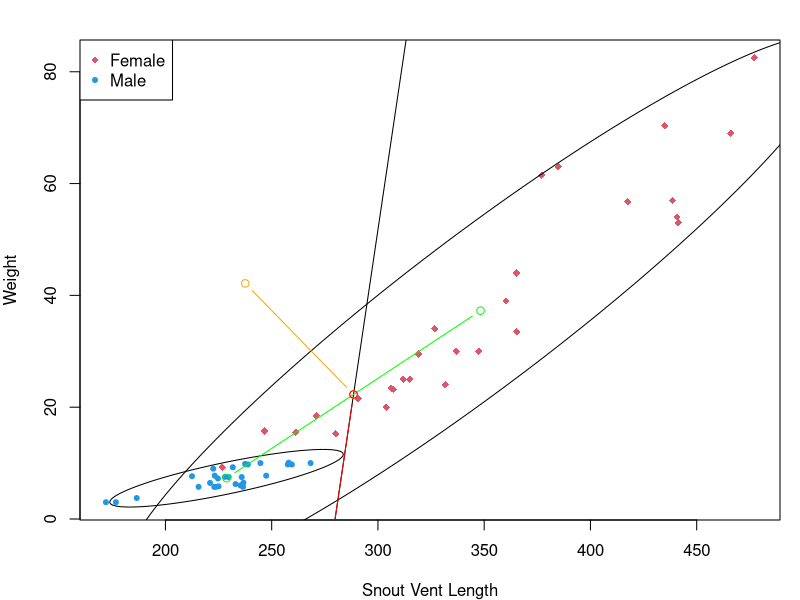

Generate this figure with R:
## ---- chunk 1
knitr::opts_chunk$set(echo = TRUE)
## ---- chunk 2
library(MASS)
options(digits=4)
## ---- chunk 3
#import data
data <- read.table("data/anaconda.dat")

n1 <- 28
n2 <- 28

#set up X
X_1 <- as.matrix(data[1:n1,1:2])
X_2 <- as.matrix(data[(n1+1):(n1+n2),1:2])

names <- c('Snout Vent Length', 'Weight')
colnames(X_1)<- names
colnames(X_2) <- names

r <- length(names)

sampleMean<-function(X, n) {
  Ones <- rep(1,n)
  return (1/n * t(X)%*%Ones)
}

sampleCovariance<-function(X, n, sample_mean) {
  Ones <- rep(1,n)
  return (1/(n-1) * t(X - Ones%*%t(sample_mean))%*%(X - Ones%*%t(sample_mean)))
}
## ---- chunk 4
# Returns true if we reject the Ho: the populations are the same. Returns false if we fail to reject.
hotelling_test<-function(X_1, X_2, alpha=0.05, print=FALSE) {
  n1 <- length(X_1[,1])
  n2 <- length(X_2[,1])
  p <- length(X_1[1,])
  
  # Compute sample mean and S
  x1_sample_mean <- sampleMean(X_1, n1)
  x2_sample_mean <- sampleMean(X_2, n2)
  S1 <- sampleCovariance(X_1, n1, x1_sample_mean)
  S2 <- sampleCovariance(X_2, n2, x2_sample_mean)
  Spooled <- (n1-1)/(n1+n2-2) * S1 + (n2-1)/(n1+n2-2) * S2
  
  # Compute Hotelling's T^2 statistic
  diff <- x1_sample_mean - x2_sample_mean
  T_2 <- t(diff)%*%solve((1/n1 + 1/n2)*Spooled)%*%diff
  F <- (n1+n2-2)*p / (n1+n2-1-p) * qf(1-alpha, df1=p, df2=n1+n2-1-p)
  
  # Print the results if specified
  if (print) {
    cat('Reject if T_2 =', T_2, ' > ', F, '= F', fill=TRUE)
  }
  
  return (T_2 > F)
}

reject <- hotelling_test(X_1, X_2, alpha=0.05, print=TRUE)
cat('H_0: u_1 = u_2. Hypothesis rejected? --->', reject)

## ---- chunk 5
# If x_0 is NULL, the classifier is printed and nothing else is done
fisher<-function(X_1, X_2, x_0=NULL) {
  n1 <- length(X_1[,1])
  n2 <- length(X_2[,1])
  
  # Compute sample mean and S
  x1_sample_mean <- sampleMean(X_1, n1)
  x2_sample_mean <- sampleMean(X_2, n2)
  S1 <- sampleCovariance(X_1, n1, x1_sample_mean)
  S2 <- sampleCovariance(X_2, n2, x2_sample_mean)
  Spooled <- (n1-1)/(n1+n2-2) * S1 + (n2-1)/(n1+n2-2) * S2
  
  # Compute the classification
  w <- t(x1_sample_mean - x2_sample_mean) %*% solve(Spooled)
  mid <- 1/2*(x1_sample_mean + x2_sample_mean)
  
  # Print our classifier or classify the value
  if (is.null(x_0))
    cat(w, '*(x_0 -', mid, ') >= 0')
  else {
    result <- w%*%(x_0 - mid)
    if (result >= 0) {
      return (1)
    }
    return (2) 
  }
}
## ---- chunk 6
# Use the classifier with our whole population, without predicting anything
fisher(X_1, X_2)
## ---- chunk 7
# Returns 0 if then prediction is correct, 1 otherwise. 
classify<-function(X_1, X_2, x_0, expeted_class) {
  if ( fisher(X_1, X_2, x_0) != expeted_class ) {
    return (1)
  }
  return (0)
}

# Use the classifier with our whole population, without predicting anything
errors <- 0
for (i in 1:n1) {
  errors <- errors + classify(X_1, X_2, X_1[i,], 1)
}
for (i in 1:n2) {
  errors <- errors + classify(X_1, X_2, X_2[i,], 2)
}
AER <- errors / (n1+n2)
cat( fractions(AER), '=', errors, '/', (n1+n2))
## ---- chunk 8
# Use the classifier with our whole population, without predicting anything
errors <- 0
for (i in 1:n1) {
  errors <- errors + classify(X_1[-i,], X_2, X_1[i,], 1)
}
for (i in 1:n2) {
  errors <- errors + classify(X_1, X_2[-i,], X_2[i,], 2)
}
EAER <- errors / (n1+n2)
cat( fractions(EAER), '=', errors, '/', (n1+n2))
## ---- chunk 9
#library(rrcov)
library(mixtools)
par(mfrow=c(1,1), mar=c(4,4,2,1))
plot(data$V1,data$V2, xlab=names[1] ,ylab=names[2],
     pch=rep(c(18,20),each=28), col=rep(c(2,4), each=28), main="")
legend("topleft", legend=c("Female","Male"), pch=c(18,20), col=c(2,4), cex=1)

# Method 1
x1 <- X_1
x2 <- X_2

# compute sample mean vectors:
x1.mean <- colMeans(x1)
x2.mean <- colMeans(x2)

# compute pooled estimate for the covariance matrix:
S.u <- (n1-1)/(n1+n2-2) * var(x1) + (n2-1)/(n1+n2-2) * var(x2)
w <- solve(S.u)%*%(x1.mean-x2.mean)
w0 <- -(x1.mean+x2.mean)%*%w/2

lines(data[,1],-(w[1]*data[,1]+c(w0))/w[2])
lines(cbind(x1.mean, x2.mean))

alpha <- .05
ellipse(x1.mean, var(x1), alpha=alpha, npoints=250, newplot=FALSE)
ellipse(x2.mean, var(x2), alpha=alpha, npoints=250, newplot=FALSE)

# Compute line between mean points and the line w
points(c(x2.mean[1],x1.mean[1]), c(x2.mean[2],x1.mean[2]), type='b', col='green')
mid <- (x1.mean + x2.mean)/2

new_w <- -1000*w + mid
new_w_ort <- -1000*c(-w[2], w[1]) + mid

points(c(new_w[1], mid[1]), c(new_w[2], mid[2]), type='b', col='orange')
points(c(new_w_ort[1], mid[1]), c(new_w_ort[2], mid[2]), type='b', col='red')
